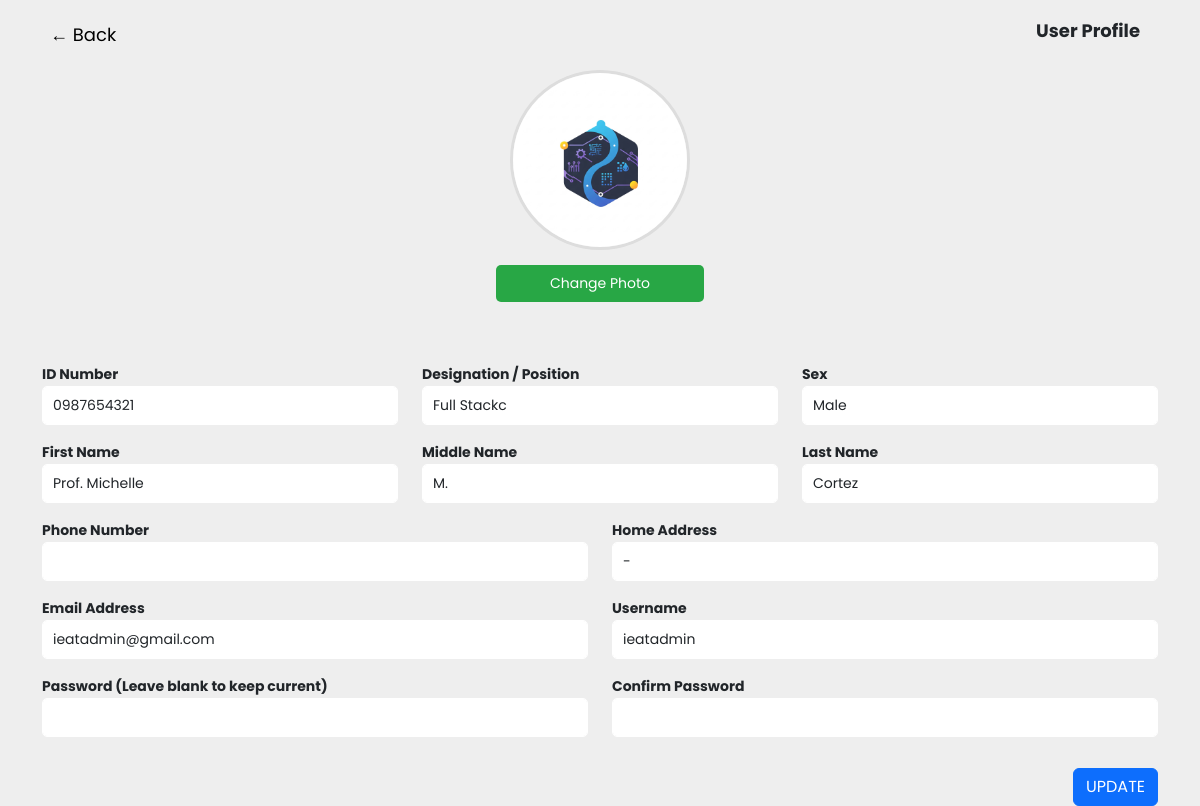
/3hte/profile/profile.php (signed in), run on the app's committed database.
### tables this page shows
CREATE TABLE `users` (
  `users_id` int(11) NOT NULL,
  `coordinator_id` int(11) DEFAULT NULL,
  `fname` varchar(50) DEFAULT NULL,
  `mname` varchar(50) DEFAULT NULL,
  `lname` varchar(50) DEFAULT NULL,
  `sex` enum('female','male') DEFAULT NULL,
  `address` text DEFAULT NULL,
  `phone` varchar(20) DEFAULT NULL,
  `institute` enum('Institute of Engineering and Applied Technology','Institute of Management') DEFAULT NULL,
  `school_id` varchar(150) DEFAULT NULL,
  `course` enum('BS in Business Administration','BS in Hospitality Management','BS in Agriculture and Biosystems Engineering','BS in Geodetic Engineering','BS in Food Technology','BS in Information Technology') DEFAULT NULL,
  `hte_id` int(11) DEFAULT NULL,
  `year_section` enum('4-A','4-B','4-C','4-D','4-E','4-F','4-G') DEFAULT NULL,
  `designation` varchar(100) DEFAULT NULL,
  `role` enum('admin','coordinator','student','trainer','subtrainer') DEFAULT NULL,
  `email` varchar(100) DEFAULT NULL,
  `username` varchar(50) DEFAULT NULL,
  `password` varchar(255) DEFAULT NULL,
  `temppass` varchar(255) DEFAULT NULL,
  `otp` varchar(10) DEFAULT NULL,
  `activate` tinyint(1) NOT NULL DEFAULT 0,
  `guid` varchar(255) DEFAULT NULL,
  `image_profile` text DEFAULT NULL,
  `chat_stats` enum('online','offline','default') DEFAULT 'offline',
  `users_account` enum('enabled','disabled') DEFAULT 'enabled',
  `created_on` timestamp NOT NULL DEFAULT current_timestamp(),
  `updated_on` timestamp NOT NULL DEFAULT current_timestamp() ON UPDATE current_timestamp(),
  `attended` enum('yes','no') DEFAULT 'no',
  `assigned` enum('BS in Business Administration','BS in Hospitality Management','BS in Agriculture and Biosystems Engineering','BS in Geodetic Engineering','BS in Food Technology','BS in Information Technology') DEFAULT NULL,
  `ojt_stats` enum('deployed','pending','pulled-out') DEFAULT 'pending',
  `is_completed` enum('c','nyc') DEFAULT NULL,
  `time_in` datetime DEFAULT NULL,
  `time_out` datetime DEFAULT NULL,
  `remarks` text DEFAULT NULL
);

### 3hte/profile/profile.php (the view, shortened to what this page needs)
<?php
include("../../0config/database.php");
$user_id = $_SESSION['user_id'] ?? 0;
$query = "SELECT * FROM users WHERE users_id = ?";
$stmt = $conn->prepare($query);
$stmt->bind_param("i", $user_id);
$stmt->execute();
$result = $stmt->get_result();
$user = $result->fetch_assoc();
?>
<!DOCTYPE html>
<html lang="en">
<head>
    <link rel="stylesheet" href="https://cdn.jsdelivr.net/npm/bootstrap@5.3.0/dist/css/bootstrap.min.css">
    <link rel="stylesheet" href="../../3hte/profile/css/profile.css">
</head>
<body>
    <div class="container-fluid profile-container">
        <div class="profile-header-container">
            <a href="../../3hte/htedashboard.php" class="back-btn">← Back</a>
            <h3 class="profile-header">User Profile</h3>
        </div>
        <div class="row profile-wrapper">
            <div class="col-lg-3 col-md-4 col-12 profile-left text-center">
                <img id="profileImage" src="<?php echo htmlspecialchars('../../upload_profile/' . ($user['image_profile'] ?? 'siplogo.png')); ?>" class="profile-image">
                <button class="change-photo-btn" id="uploadBtn">Change Photo</button>
            </div>
            <div class="col-lg-9 col-md-8 col-12 profile-form">
                <form id="updateProfileForm">
                    <div class="row">
                        <div class="col-md-8 form-group">
                            <label>ID Number</label>
                            <input type="text" class="form-control" name="school_id" value="<?php echo htmlspecialchars($user['school_id'] ?? ''); ?>">
                        </div>
                        <div class="col-md-4 form-group">
                            <label>Designation / Position</label>
                            <input type="text" class="form-control" name="designation" value="<?php echo htmlspecialchars($user['designation'] ?? ''); ?>">
                        </div>
                        <div class="col-md-4 form-group">
                            <label>Sex</label>
                            <select class="form-control" name="sex">
                                <option value="male" <?php echo ($user['sex'] === 'male') ? 'selected' : ''; ?>>Male</option>
                            </select>
                        </div>
                    </div>
                    <div class="row">
                        <div class="col-md-4 form-group">
                            <label>First Name</label>
                            <input type="text" class="form-control" name="fname" value="<?php echo htmlspecialchars($user['fname'] ?? ''); ?>">
                        </div>
                        <div class="col-md-4 form-group">
                            <label>Middle Name</label>
                            <input type="text" class="form-control" name="mname" value="<?php echo htmlspecialchars($user['mname'] ?? ''); ?>">
                        </div>
                        <div class="col-md-4 form-group">
                            <label>Last Name</label>
                            <input type="text" class="form-control" name="lname" value="<?php echo htmlspecialchars($user['lname'] ?? ''); ?>">
                        </div>
                    </div>
                    <div class="row">
                        <div class="col-md-6 form-group">
                            <label>Phone Number</label>
                            <input type="text" class="form-control" name="phone" value="<?php echo htmlspecialchars($user['phone'] ?? ''); ?>">
                        </div>
                        <div class="col-md-6 form-group">
                            <label>Home Address</label>
                            <input type="text" class="form-control" name="address" value="<?php echo htmlspecialchars($user['address'] ?? ''); ?>">
                        </div>
                    </div>
                    <div class="row">
                        <div class="col-md-6 form-group">
                            <label>Email Address</label>
                            <input type="email" class="form-control" name="email" value="<?php echo htmlspecialchars($user['email'] ?? ''); ?>" required>
                        </div>
                        <div class="col-md-6 form-group">
                            <label>Username</label>
                            <input type="text" class="form-control" name="username" value="<?php echo htmlspecialchars($user['username'] ?? ''); ?>" required>
                        </div>
                    </div>
                    <div class="row">
                        <div class="col-md-6 form-group">
                            <label>Password (Leave blank to keep current)</label>
                            <input type="password" class="form-control" name="password">
                        </div>
                        <div class="col-md-6 form-group">
                            <label>Confirm Password</label>
                            <input type="password" class="form-control" name="confirm_password">
                        </div>
                    </div>
                    <div class="text-end mt-3">
                        <button type="submit" class="btn btn-primary">UPDATE</button>
                    </div>
                </form>
            </div>
        </div>
    </div>
</body>
</html>

### 3hte/profile/css/profile.css (style rules this page uses)
body { font-family: "Poppins", sans-serif !important; }
* { margin: 0; padding: 0; box-sizing: border-box; }
body { background-color: #eeeeee; }
.container-fluid { max-width: 100%; height: 100vh; padding: 20px 30px; display: flex; flex-direction: column; align-items: center; }
.profile-header-container { display: flex; align-items: center; justify-content: space-between; width: 100%; max-width: 1600px; margin-bottom: 20px; padding: 0 20px; }
.back-btn { font-size: 18px; cursor: pointer; color: black; text-decoration: none; }
.profile-header { font-size: 24px; font-weight: bold; text-align: right; margin-right: 10px; }
.profile-header { font-size: 18px; font-weight: bold; text-align: right; }
.profile-wrapper { display: flex; align-items: flex-start; justify-content: center; width: 100%; max-width: 1600px; gap: 60px; }
.profile-left { flex: 1; max-width: 300px; text-align: center; }
.profile-image { width: 180px; height: 180px; object-fit: cover; border-radius: 50%; border: 3px solid #ddd; display: block; margin: 0 auto 15px; }
.change-photo-btn { display: block; width: 80%; background-color: #28a745; color: white; border: none; padding: 8px; border-radius: 5px; cursor: pointer; font-size: 14px; margin: 0 auto; }
.profile-form { flex: 2; width: 100%; }
.profile-form form { width: 100%; max-width: 1200px; }
.form-group { margin-bottom: 15px; }
label { font-weight: bold; font-size: 14px; }
.form-control { width: 100%; padding: 8px 10px; border: 1px solid #ffffff; border-radius: 5px; font-size: 14px; }
.profile-form .row { display: flex; justify-content: space-between; }
.profile-form .col-md-6, .profile-form .col-md-4, .profile-form .col-md-8 { flex: 1; }
@media (max-width: 1400px) { .profile-wrapper { flex-direction: column; align-items: center; } }
@media (max-width: 1400px) { .profile-left { max-width: 100%; } }
@media (max-width: 1400px) { .profile-form { width: 100%; } }
@media (max-width: 1400px) { .profile-form form { max-width: 100%; } }

### data on the page
users: image_profile (picture), school_id "0987654321", designation "Full Stackc", sex "Male", fname "Prof. Michelle", mname "M.", lname "Cortez", address "-", email "ieatadmin@gmail.com", username "ieatadmin"
